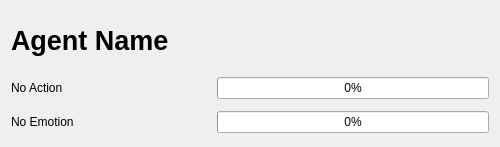
<?xml version="1.0" encoding="UTF-8"?>
<ui version="4.0">
 <class>AgentStatus</class>
 <widget class="QWidget" name="AgentStatus">
  <property name="geometry">
   <rect>
    <x>0</x>
    <y>0</y>
    <width>500</width>
    <height>147</height>
   </rect>
  </property>
  <property name="sizePolicy">
   <sizepolicy hsizetype="Preferred" vsizetype="Minimum">
    <horstretch>0</horstretch>
    <verstretch>0</verstretch>
   </sizepolicy>
  </property>
  <property name="minimumSize">
   <size>
    <width>0</width>
    <height>147</height>
   </size>
  </property>
  <property name="windowTitle">
   <string>Form</string>
  </property>
  <layout class="QVBoxLayout" name="verticalLayout">
   <item>
    <widget class="QLabel" name="agentName">
     <property name="sizePolicy">
      <sizepolicy hsizetype="Minimum" vsizetype="Preferred">
       <horstretch>0</horstretch>
       <verstretch>0</verstretch>
      </sizepolicy>
     </property>
     <property name="text">
      <string>&lt;html&gt;&lt;head/&gt;&lt;body&gt;&lt;p&gt;&lt;span style=&quot; font-size:20pt; font-weight:600;&quot;&gt;Agent Name&lt;/span&gt;&lt;/p&gt;&lt;/body&gt;&lt;/html&gt;</string>
     </property>
     <property name="scaledContents">
      <bool>true</bool>
     </property>
    </widget>
   </item>
   <item>
    <layout class="QFormLayout" name="formLayout">
     <property name="verticalSpacing">
      <number>12</number>
     </property>
     <item row="1" column="1">
      <widget class="QProgressBar" name="actionProgress">
       <property name="value">
        <number>0</number>
       </property>
      </widget>
     </item>
     <item row="2" column="1">
      <widget class="QProgressBar" name="emotionProgress">
       <property name="sizePolicy">
        <sizepolicy hsizetype="Expanding" vsizetype="Fixed">
         <horstretch>0</horstretch>
         <verstretch>0</verstretch>
        </sizepolicy>
       </property>
       <property name="value">
        <number>0</number>
       </property>
      </widget>
     </item>
     <item row="2" column="0">
      <widget class="QLabel" name="emotionDescription">
       <property name="sizePolicy">
        <sizepolicy hsizetype="Minimum" vsizetype="Preferred">
         <horstretch>0</horstretch>
         <verstretch>0</verstretch>
        </sizepolicy>
       </property>
       <property name="minimumSize">
        <size>
         <width>200</width>
         <height>0</height>
        </size>
       </property>
       <property name="text">
        <string>No Emotion</string>
       </property>
       <property name="wordWrap">
        <bool>true</bool>
       </property>
      </widget>
     </item>
     <item row="1" column="0">
      <widget class="QLabel" name="actionDescription">
       <property name="sizePolicy">
        <sizepolicy hsizetype="Minimum" vsizetype="Preferred">
         <horstretch>0</horstretch>
         <verstretch>0</verstretch>
        </sizepolicy>
       </property>
       <property name="minimumSize">
        <size>
         <width>200</width>
         <height>0</height>
        </size>
       </property>
       <property name="text">
        <string>No Action</string>
       </property>
       <property name="wordWrap">
        <bool>true</bool>
       </property>
      </widget>
     </item>
    </layout>
   </item>
  </layout>
 </widget>
 <resources/>
 <connections/>
</ui>
